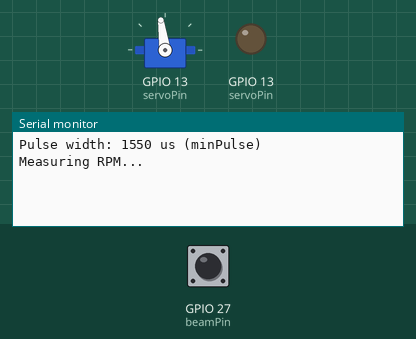
Bench run of a sketch on a simulated ESP32. Shown: servo, output pins drawn as LEDs (lit = HIGH), the last lines printed to the serial monitor. The test bench sets the inputs (shaded band); at power-on: GPIO 27 (beamPin) HIGH. Servo pulses on a pin are drawn as a servo (544–2400 µs = 0–180°).

Above: at 1.5 s.
1.6 s: GPIO 27 (beamPin) pulled LOW for 0.15 s
At 4.4 s:
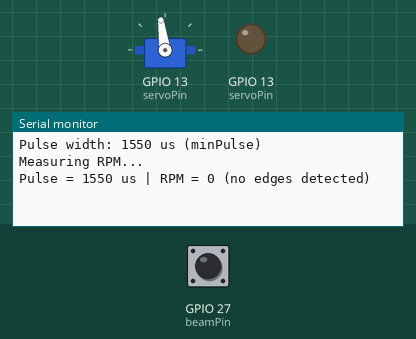
4.7 s: GPIO 27 (beamPin) pulled LOW for 1 s
At 5.7 s:
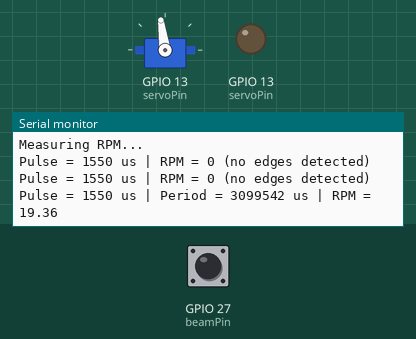

The sketch:

lab1.26.ino
```cpp
// ============================================================
// Open-Loop RPM Measurement
// Drives a continuous-rotation servo at a fixed pulse width,
// uses an IR break-beam sensor to detect one flag per revolution,
// and reports the measured RPM over Serial.
// ============================================================

// ---------- Servo (actuator) ----------
const int servoPin       = 13;
const int pwmResolution  = 16;    // 16-bit resolution
const int pwmFreq        = 50;    // 50 Hz -> 20 ms period

// Pulse widths (microseconds) from the previous subsection.
// Change PULSE_US to test each of the three values.
const uint32_t minPulse = 1550;
const uint32_t midPulse = 1650;
const uint32_t maxPulse = 1750;

const uint32_t PULSE_US = minPulse;   // <-- set to minPulse / midPulse / maxPulse

// ---------- IR break-beam sensor ----------
const int beamPin = 27;

// ---------- RPM measurement state ----------
volatile uint32_t lastEdgeUs = 0;    // time of previous beam break
volatile uint32_t intervalUs = 0;    // most recent period (us/rev)
volatile bool     newSample  = false;
int lastBeamState = HIGH;            // previous digital reading

// ---------- Helpers ----------
uint32_t dutyFromUs(uint32_t pulseUs) {
  const uint32_t maxDuty = (1UL << pwmResolution) - 1;
  return (pulseUs * maxDuty) / 20000UL;   // 20 ms period at 50 Hz
}

const char* pulseLabel(uint32_t p) {
  if (p == minPulse) return "minPulse";
  if (p == midPulse) return "midPulse";
  if (p == maxPulse) return "maxPulse";
  return "custom";
}

void setup() {
  Serial.begin(115200);
  delay(200);

  // Sensor
  pinMode(beamPin, INPUT_PULLUP);
  lastBeamState = digitalRead(beamPin);

  // Servo
  ledcAttach(servoPin, pwmFreq, pwmResolution);
  delay(100);
  ledcWrite(servoPin, dutyFromUs(PULSE_US));

  Serial.print("Pulse width: ");
  Serial.print(PULSE_US);
  Serial.print(" us (");
  Serial.print(pulseLabel(PULSE_US));
  Serial.println(")");
  Serial.println("Measuring RPM...");
}

void loop() {
  // Poll the IR sensor and detect a falling edge (beam just got broken).
  // With INPUT_PULLUP: HIGH = beam clear, LOW = beam blocked by the flag.
  int state = digitalRead(beamPin);

  if (lastBeamState == HIGH && state == LOW) {
    uint32_t now = micros();
    if (lastEdgeUs != 0) {
      intervalUs = now - lastEdgeUs;     // time for one revolution
      newSample = true;
    }
    lastEdgeUs = now;
  }
  lastBeamState = state;

  // Report RPM whenever a fresh interval is available.
  if (newSample) {
    newSample = false;
    // RPM = 60 seconds / period(s) = 60 * 1e6 / period(us)
    float rpm = 60.0f * 1.0e6f / (float)intervalUs;

    Serial.print("Pulse = ");
    Serial.print(PULSE_US);
    Serial.print(" us | Period = ");
    Serial.print(intervalUs);
    Serial.print(" us | RPM = ");
    Serial.println(rpm, 2);
  }

  // Timeout: if no edge for >2 s, motor is likely stopped.
  if (lastEdgeUs != 0 && (micros() - lastEdgeUs) > 2000000UL) {
    static uint32_t lastPrint = 0;
    if (millis() - lastPrint > 1000) {
      Serial.print("Pulse = ");
      Serial.print(PULSE_US);
      Serial.println(" us | RPM = 0 (no edges detected)");
      lastPrint = millis();
    }
  }
}
```

Measured:
- after the input at 1.6 s, the serial monitor: prints a new line after 2.0 s (image 1)
- after the input at 4.7 s, the serial monitor: prints a new line at once (image 2)
